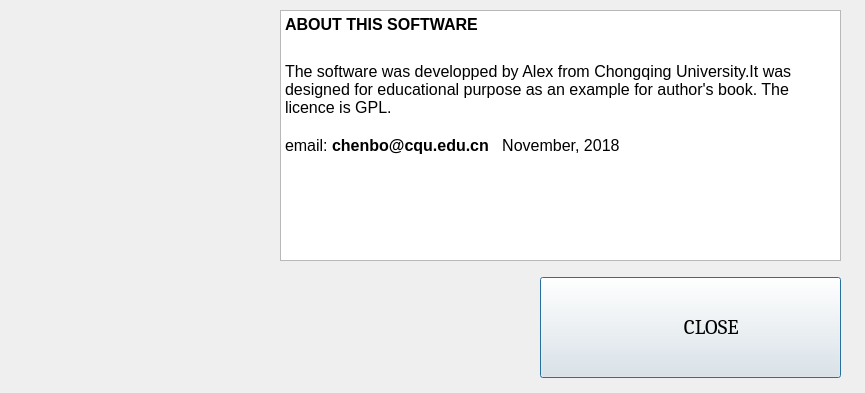
<?xml version="1.0" encoding="UTF-8"?>
<ui version="4.0">
 <class>About</class>
 <widget class="QDialog" name="About">
  <property name="geometry">
   <rect>
    <x>0</x>
    <y>0</y>
    <width>865</width>
    <height>393</height>
   </rect>
  </property>
  <property name="sizePolicy">
   <sizepolicy hsizetype="Fixed" vsizetype="Fixed">
    <horstretch>0</horstretch>
    <verstretch>0</verstretch>
   </sizepolicy>
  </property>
  <property name="minimumSize">
   <size>
    <width>865</width>
    <height>393</height>
   </size>
  </property>
  <property name="maximumSize">
   <size>
    <width>865</width>
    <height>393</height>
   </size>
  </property>
  <property name="windowTitle">
   <string>About ... </string>
  </property>
  <property name="modal">
   <bool>false</bool>
  </property>
  <widget class="QTextBrowser" name="textBrowser">
   <property name="geometry">
    <rect>
     <x>280</x>
     <y>10</y>
     <width>561</width>
     <height>251</height>
    </rect>
   </property>
   <property name="html">
    <string>&lt;!DOCTYPE HTML PUBLIC &quot;-//W3C//DTD HTML 4.0//EN&quot; &quot;http://www.w3.org/TR/REC-html40/strict.dtd&quot;&gt;
&lt;html&gt;&lt;head&gt;&lt;meta name=&quot;qrichtext&quot; content=&quot;1&quot; /&gt;&lt;style type=&quot;text/css&quot;&gt;
p, li { white-space: pre-wrap; }
&lt;/style&gt;&lt;/head&gt;&lt;body style=&quot; font-family:'SimSun'; font-size:9pt; font-weight:400; font-style:normal;&quot;&gt;
&lt;p style=&quot; margin-top:0px; margin-bottom:0px; margin-left:0px; margin-right:0px; -qt-block-indent:0; text-indent:0px;&quot;&gt;&lt;span style=&quot; font-size:12pt; font-weight:600;&quot;&gt;ABOUT THIS SOFTWARE&lt;/span&gt;&lt;/p&gt;
&lt;p style=&quot;-qt-paragraph-type:empty; margin-top:0px; margin-bottom:0px; margin-left:0px; margin-right:0px; -qt-block-indent:0; text-indent:0px; font-size:18pt;&quot;&gt;&lt;br /&gt;&lt;/p&gt;
&lt;p style=&quot; margin-top:0px; margin-bottom:0px; margin-left:0px; margin-right:0px; -qt-block-indent:0; text-indent:0px;&quot;&gt;&lt;span style=&quot; font-size:12pt;&quot;&gt;The software was developped by Alex from Chongqing University.It was designed for educational purpose as an example for author's book. The licence is GPL.&lt;/span&gt;&lt;/p&gt;
&lt;p style=&quot;-qt-paragraph-type:empty; margin-top:0px; margin-bottom:0px; margin-left:0px; margin-right:0px; -qt-block-indent:0; text-indent:0px; font-size:12pt;&quot;&gt;&lt;br /&gt;&lt;/p&gt;
&lt;p style=&quot; margin-top:0px; margin-bottom:0px; margin-left:0px; margin-right:0px; -qt-block-indent:0; text-indent:0px;&quot;&gt;&lt;span style=&quot; font-size:12pt;&quot;&gt;email: &lt;/span&gt;&lt;span style=&quot; font-size:12pt; font-weight:600;&quot;&gt;chenbo@cqu.edu.cn   &lt;/span&gt;&lt;span style=&quot; font-size:12pt;&quot;&gt;November, 2018&lt;/span&gt;&lt;/p&gt;
&lt;p style=&quot;-qt-paragraph-type:empty; margin-top:0px; margin-bottom:0px; margin-left:0px; margin-right:0px; -qt-block-indent:0; text-indent:0px;&quot;&gt;&lt;br /&gt;&lt;/p&gt;
&lt;p style=&quot;-qt-paragraph-type:empty; margin-top:0px; margin-bottom:0px; margin-left:0px; margin-right:0px; -qt-block-indent:0; text-indent:0px;&quot;&gt;&lt;br /&gt;&lt;/p&gt;&lt;/body&gt;&lt;/html&gt;</string>
   </property>
  </widget>
  <widget class="QWidget" name="widget" native="true">
   <property name="geometry">
    <rect>
     <x>0</x>
     <y>0</y>
     <width>261</width>
     <height>261</height>
    </rect>
   </property>
   <property name="styleSheet">
    <string notr="true">background-image: url(:/Images/img/copy.png);</string>
   </property>
  </widget>
  <widget class="QPushButton" name="pbClose">
   <property name="geometry">
    <rect>
     <x>540</x>
     <y>277</y>
     <width>301</width>
     <height>101</height>
    </rect>
   </property>
   <property name="font">
    <font>
     <family>Cambria</family>
     <pointsize>16</pointsize>
    </font>
   </property>
   <property name="text">
    <string>         CLOSE</string>
   </property>
   <property name="icon">
    <iconset>
     <normalon>:/Images/img/logout.png</normalon>
    </iconset>
   </property>
   <property name="iconSize">
    <size>
     <width>64</width>
     <height>64</height>
    </size>
   </property>
  </widget>
 </widget>
 <resources>
  <include location="Images.qrc"/>
 </resources>
 <connections/>
</ui>
